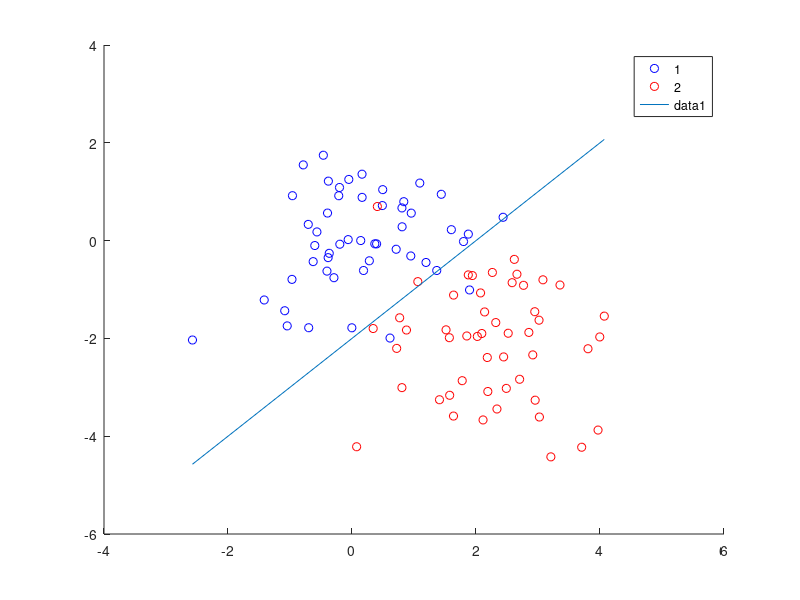

The MATLAB source for this figure:
mu1=[0;0];mu2=[2;-2];
p1=0.5;p2=0.5;
sigma=[1,0.1;0.1,1];
X1=mvnrnd(mu1,sigma,50);y1=ones(50,1);
X2=mvnrnd(mu2,sigma,50);y2=2*ones(50,1);
X=[X1;X2];y=[y1;y2]
gscatter(X(:,1),X(:,2),y,'br');
%%Decision boundary
a=inv(sigma)*(mu1-mu2);a0=1/2*(mu1-mu2)'*inv(sigma)*(mu1-mu2);
A=[min(X(:,1)) max(X(:,1))];
B=[(-a0-a(1)*A(1))/a(2) (-a0-a(1)*A(2))/a(2)];
hold on
line(A,B);
